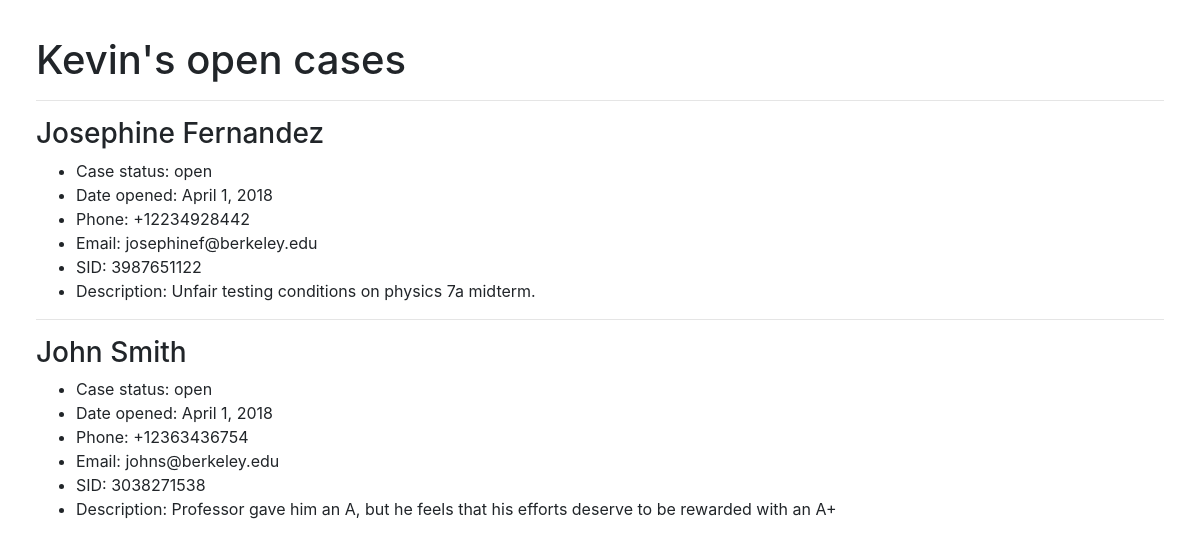
Before: /kevin/ (signed in) with the older database file.
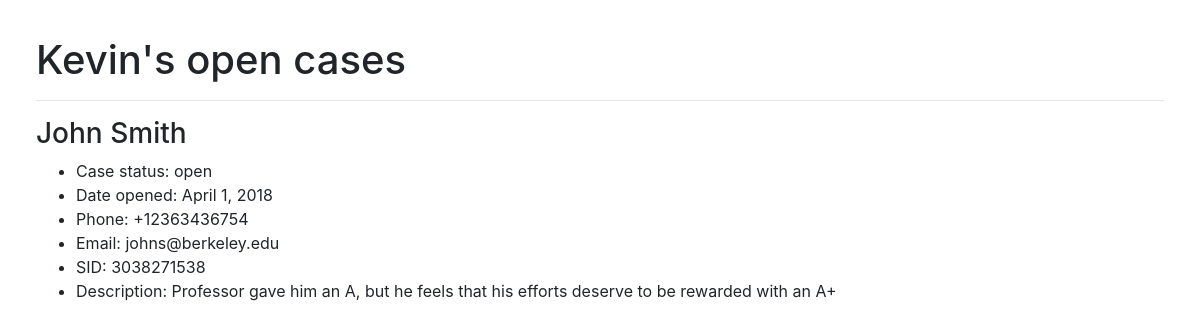
After: the same page with the newer database file.
### cases/models.py (models this page shows, shortened)
class Case(models.Model):
    client_name = models.CharField(max_length=30)
    client_email = models.EmailField(default="")
    client_phone = PhoneNumberField(default="")
    client_SID = models.CharField(max_length=10, default="")
    incident_description = models.TextField(default="")
    open_date = models.DateField('date case was opened', auto_now_add=True)
    close_date = models.DateField(
        'date case was closed', default=None, blank=True, null=True)
    caseworker = models.ForeignKey(
        Person, on_delete=models.CASCADE, default=None, blank=True, null=True)
    division = models.CharField(
        max_length=3, choices=DIVISION_CHOICES, default=ACADEMIC)
    isOpen = models.BooleanField('case open?', default=True)

### cases/views.py (the view)
# urls.py: path('<str:slug>/', views.PersonDetailView.as_view(), name='detail'),
class PersonDetailView(LoginRequiredMixin, generic.DetailView):
    login_url = 'login/'
    model = Person
    template_name = 'cases/persondetail.html'

### cases/templates/cases/persondetail.html (shortened to what this page needs)
{% extends "cases/base.html" %}
{% load bootstrap4 %}
{% block body %}
	<h1>{{ person.name }}'s open cases</h1>
	{% if user.username == person.name %}
	{% for case in person.case_set.all %}
		{% if case.isOpen %}
		<hr>
		<h3>{{case.client_name}}</h3>
		<ul>
			<li>Case status: {{ case.isOpen|yesno:"open,closed" }}</li>
			<li>Date opened: {{ case.open_date }}</li>
			<li>Phone: {{case.client_phone}}</li>
			<li>Email: {{case.client_email}}</li>
			<li>SID: {{case.client_SID}}</li>
			<li>Description: {{ case.incident_description }}</li>
		</ul>
		{% endif %}
	{% endfor %}
	{% endif %}
{% endblock %}

Changed rows visible on the page:
no longer on this page (row edited): Case: client_name "Josephine Fernandez", isOpen "open", open_date "April 1, 2018", client_phone "+12234928442", client_email "josephinef@berkeley.edu", client_SID "3987651122", incident_description "Unfair testing conditions on physics 7a midterm."
